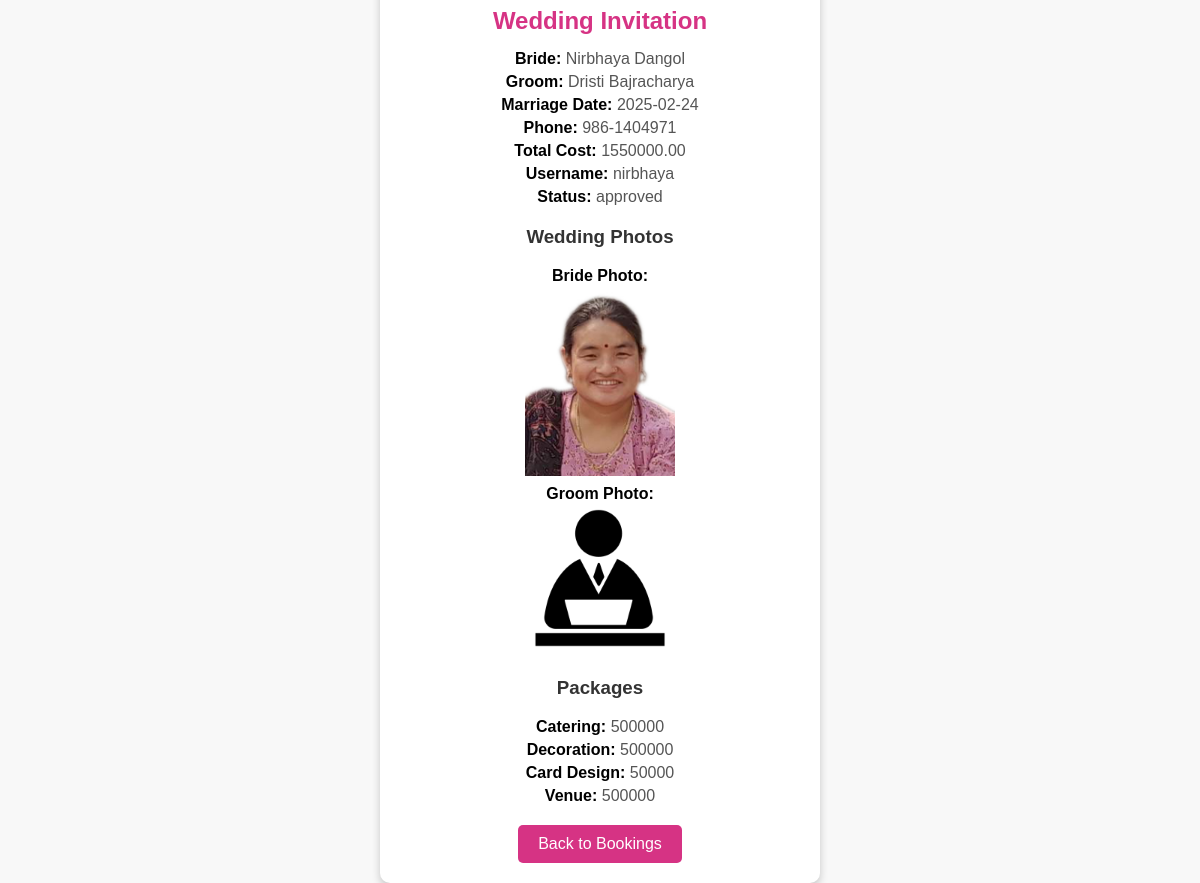
/Backend/php/view_booking_details.php?id=3 (signed in), run on the app's committed database.
### tables this page shows
CREATE TABLE `bookings` (
  `id` int(11) NOT NULL,
  `bride_name` varchar(255) NOT NULL,
  `groom_name` varchar(255) NOT NULL,
  `bride_father` varchar(255) NOT NULL,
  `bride_mother` varchar(255) NOT NULL,
  `groom_father` varchar(255) NOT NULL,
  `groom_mother` varchar(255) NOT NULL,
  `bride_photo` varchar(255) NOT NULL,
  `groom_photo` varchar(255) NOT NULL,
  `marriage_date` date NOT NULL,
  `catering_package` varchar(50) NOT NULL,
  `decoration_package` varchar(50) NOT NULL,
  `card_package` varchar(50) NOT NULL,
  `venue_package` varchar(50) NOT NULL,
  `total_cost` decimal(10,2) NOT NULL,
  `created_at` timestamp NOT NULL DEFAULT current_timestamp(),
  `status` enum('pending','approved','rejected') DEFAULT 'pending',
  `phone_number` varchar(20) NOT NULL,
  `username` varchar(255) NOT NULL
);

### Backend/php/view_booking_details.php (the view, shortened to what this page needs)
<?php
include('../../connection/config.php');
$id = intval($_GET['id']);
$stmt = $conn->prepare("SELECT * FROM bookings WHERE id = ?");
$stmt->bind_param("i", $id);
$stmt->execute();
$result = $stmt->get_result();
$booking = $result->fetch_assoc();
?>
<!DOCTYPE html>
<html lang="en">
<head>
    <link rel="stylesheet" href="../css/view_booking_details.css">
</head>
<body>
    <div class="wedding-card">
        <h2>Wedding Invitation</h2>
        <p><strong>Bride:</strong> <?php echo htmlspecialchars($booking['bride_name']); ?></p>
        <p><strong>Groom:</strong> <?php echo htmlspecialchars($booking['groom_name']); ?></p>
        <p><strong>Marriage Date:</strong> <?php echo htmlspecialchars($booking['marriage_date']); ?></p>
        <p><strong>Phone:</strong> <?php echo htmlspecialchars($booking['phone_number']); ?></p>
        <p><strong>Total Cost:</strong> <?php echo htmlspecialchars($booking['total_cost']); ?></p>
        <p><strong>Username:</strong> <?php echo htmlspecialchars($booking['username']); ?></p>
        <p><strong>Status:</strong> <?php echo htmlspecialchars($booking['status']); ?></p>
        <h3>Wedding Photos</h3>
        <p><strong>Bride Photo:</strong> <br>
            <img src="../../uploads/<?php echo htmlspecialchars($booking['bride_photo']); ?>" alt="Bride Photo" width="150">
        </p>
        <p><strong>Groom Photo:</strong> <br>
            <img src="../../uploads/<?php echo htmlspecialchars($booking['groom_photo']); ?>" alt="Groom Photo" width="150">
        </p>
        <h3>Packages</h3>
        <p><strong>Catering:</strong> <?php echo htmlspecialchars($booking['catering_package']); ?></p>
        <p><strong>Decoration:</strong> <?php echo htmlspecialchars($booking['decoration_package']); ?></p>
        <p><strong>Card Design:</strong> <?php echo htmlspecialchars($booking['card_package']); ?></p>
        <p><strong>Venue:</strong> <?php echo htmlspecialchars($booking['venue_package']); ?></p>
        <a href="admin_booking.php" class="back-btn">Back to Bookings</a>
    </div>
</body>
</html>

### Backend/css/view_booking_details.css (style rules this page uses)
body { font-family: Arial, sans-serif; background-color: #f8f8f8; display: flex; justify-content: center; align-items: center; height: 100vh; margin: 0; }
.wedding-card { background: #fff; padding: 20px; border-radius: 10px; box-shadow: 0 4px 8px rgba(0, 0, 0, 0.2); text-align: center; max-width: 400px; width: 100%; margin-top: 50px; }
h2 { color: #d63384; margin-bottom: 15px; }
h3 { color: #333; margin-top: 20px; }
p { font-size: 16px; color: #555; margin: 5px 0; }
strong { color: #000; }
.back-btn { display: inline-block; margin-top: 15px; padding: 10px 20px; text-decoration: none; background: #d63384; color: white; border-radius: 5px; transition: background 0.3s; }

### data on the page
bookings: bride_name "Nirbhaya Dangol", groom_name "Dristi Bajracharya", marriage_date "2025-02-24", phone_number "986-1404971", total_cost "1550000.00", username "nirbhaya", status "approved", bride_photo (picture), groom_photo (picture), catering_package "500000", decoration_package "500000", card_package "50000", venue_package "500000"
